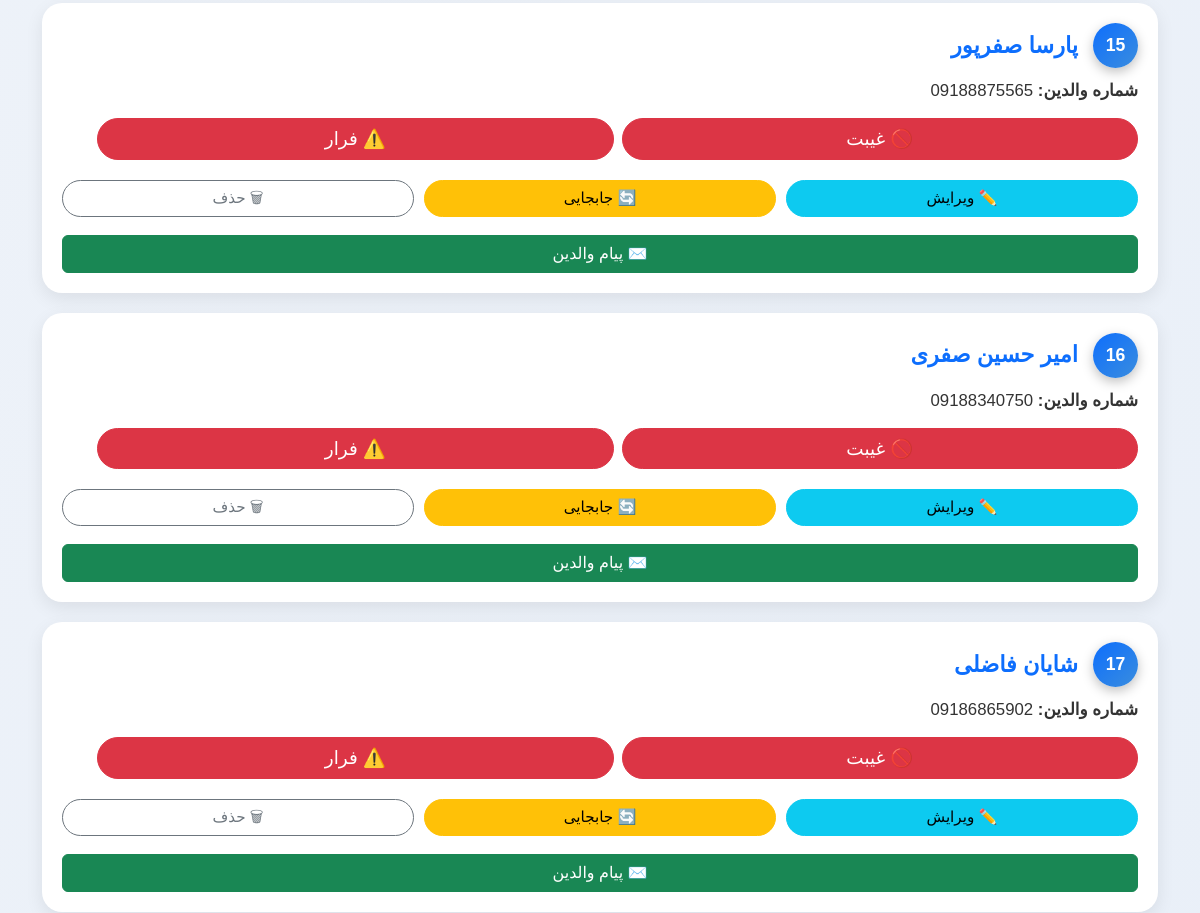
/class/3 (signed in, middle part), run on an earlier commit of the app's database.
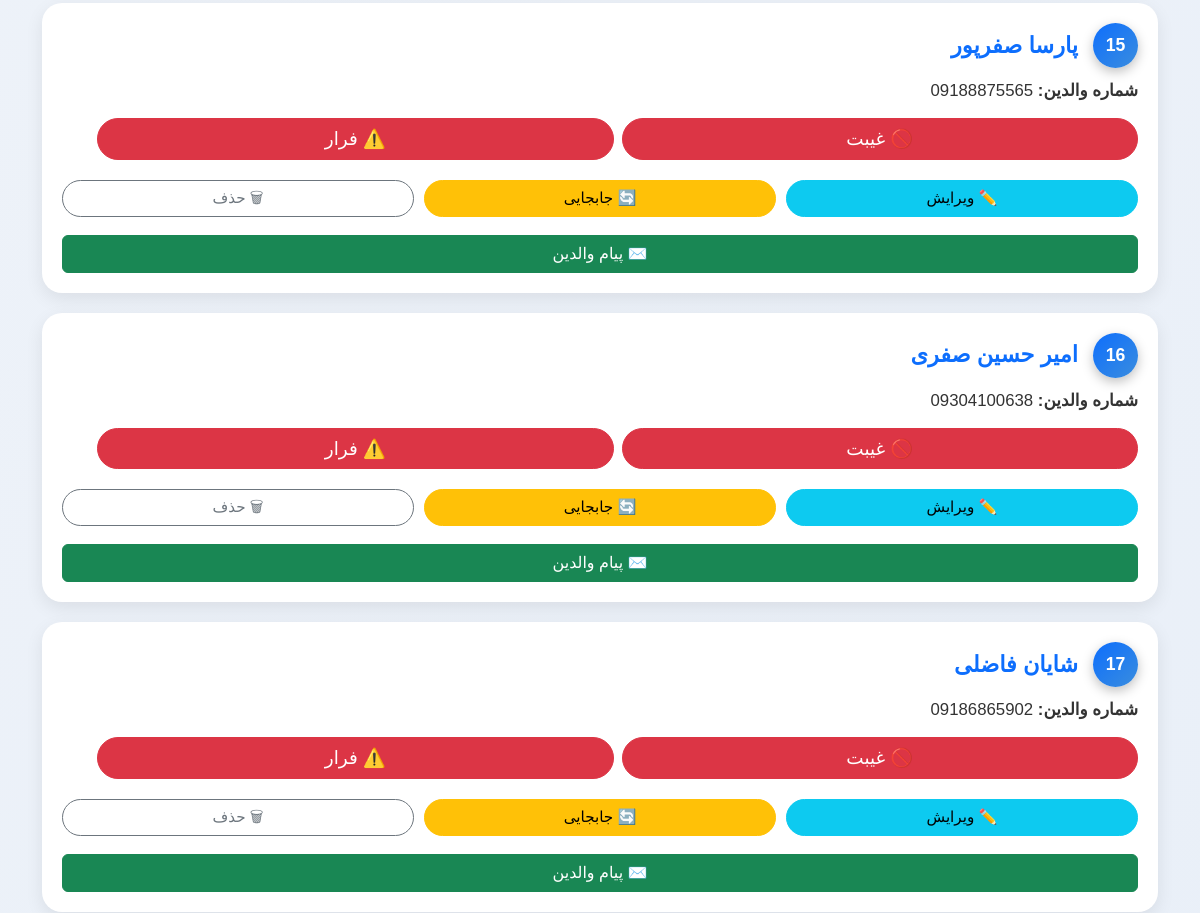
And on a later commit of the database.
### app.py (models this page shows)
class Student(db.Model):
    id = db.Column(db.Integer, primary_key=True)
    firstname = db.Column(db.String(50), nullable=False)
    lastname = db.Column(db.String(50), nullable=False)
    parent_number = db.Column(db.String(20), nullable=False)
    class_id = db.Column(db.Integer, db.ForeignKey("class.id"), nullable=False)
    attendances = db.relationship("Attendance", backref="student", lazy=True, cascade="all, delete")

### app.py (the view)
@app.route("/class/<int:class_id>")
@login_required
def view_class(class_id):
    class_ = Class.query.get_or_404(class_id)
    search_query = request.args.get("search", "").strip()
    query = Student.query.filter_by(class_id=class_id)
    if search_query:
        query = query.filter(
            (Student.firstname.ilike(f"%{search_query}%")) |
            (Student.lastname.ilike(f"%{search_query}%"))
        )
    def farsi_sort_key(text):
        alphabet = "اآبپتثجچحخدذرزسشصضطظعغفقکگلمنوهی"
        order = {ch: i for i, ch in enumerate(alphabet)}
        return [order.get(ch, len(alphabet)) for ch in text]
    students = query.all()
    students = sorted(students, key=lambda s: (farsi_sort_key(s.lastname), farsi_sort_key(s.firstname)))
    return render_template("class_detail.html", class_=class_, students=students)

### app.py (called while the page is built)
def login_required(f):
    from functools import wraps
    @wraps(f)
    def decorated_function(*args, **kwargs):
        return f(*args, **kwargs)  # همیشه اجازه دسترسی
    return decorated_function

### templates/class_detail.html (shortened to what this page needs)
<!DOCTYPE html>
<html lang="fa">
<head>
  <link href="https://cdn.jsdelivr.net/npm/bootstrap@5.3.2/dist/css/bootstrap.rtl.min.css" rel="stylesheet">
</head>
<body dir="rtl">
<div class="container mt-4">
  {% if students %}
    {% for student in students %}
    <div class="student-card" id="student-card-{{ student.id }}">
      <div class="student-row">
        <div class="student-index">{{ loop.index }}</div>
        <div class="student-name">{{ student.firstname }} {{ student.lastname }}</div>
      </div>
      <div class="student-info"><strong>شماره والدین:</strong> {{ student.parent_number }}</div>
      <div class="d-flex gap-2 mb-2">
        <button class="btn btn-danger btn-absent" onclick="markAbsent('{{ url_for('absent', student_id=student.id) }}', this)">🚫 غیبت</button>
        <button class="btn btn-danger btn-escape" onclick="markEscape('{{ url_for('escape', student_id=student.id) }}', this)">⚠️ فرار</button>
      </div>
      <div class="action-row">
        <a href="{{ url_for('edit_student', id=student.id) }}" class="btn btn-info">✏️ ویرایش</a>
        <a href="#" class="btn btn-warning" onclick="openTransferModal({{ student.id }}, '{{ student.firstname }} {{ student.lastname }}')">🔄 جابجایی</a>
        <a href="{{ url_for('delete_student', id=student.id) }}"
           class="btn btn-outline-secondary"
           onclick="return confirm('آیا مطمئنید می‌خواهید حذف کنید؟');">🗑 حذف</a>
      </div>
      <button class="btn btn-success w-100 mt-2" onclick="openMessagePanel('{{ student.parent_number }}')">✉️ پیام والدین</button>
    </div>
    {% endfor %}
  {% else %}
    <p class="text-muted text-center">هیچ دانش‌آموزی در این کلاس ثبت نشده است.</p>
  {% endif %}
</div>
</body>
</html>

### templates/class_detail.html (style rules this page uses)
body { background: linear-gradient(135deg, #f5f7fa, #e4ecf7); font-family: "Vazirmatn", Tahoma, sans-serif; padding-bottom: 50px; overflow-x: hidden; }
.student-card { border-radius: 20px; background: #fff; padding: 20px; margin-bottom: 20px; box-shadow: 0 6px 18px rgba(0,0,0,0.08); transition: all 0.3s ease; max-width: 100%; box-sizing: border-box; }
.student-row { display: flex; align-items: center; gap: 15px; flex-wrap: wrap; margin-bottom: 10px; }
.student-index { width: 45px; height: 45px; background: linear-gradient(135deg, #0d6efd, #3a8dde); color: #fff; font-weight: bold; font-size: 1.1rem; display: flex; justify-content: center; align-items: center; border-radius: 50%; box-shadow: 0 4px 12px rgba(0,0,0,0.25); flex-shrink: 0; }
.student-name { font-size: 1.4rem; font-weight: 600; color: #0d6efd; word-break: break-word; }
.student-info { font-size: 1.05rem; margin-bottom: 15px; color: #333; word-break: break-word; }
.btn-absent, .btn-escape { width: 48%; margin-bottom: 12px; font-size: 1.15rem; }
.btn-escape { background-color: #dc3545; color: #fff; }
.action-row { display: flex; justify-content: space-between; gap: 10px; margin-bottom: 10px; flex-wrap: wrap; }

What changed in the data, as far as the page shows it:
changed Student "امیر حسین": parent_number "09188340750" → "09304100638"
